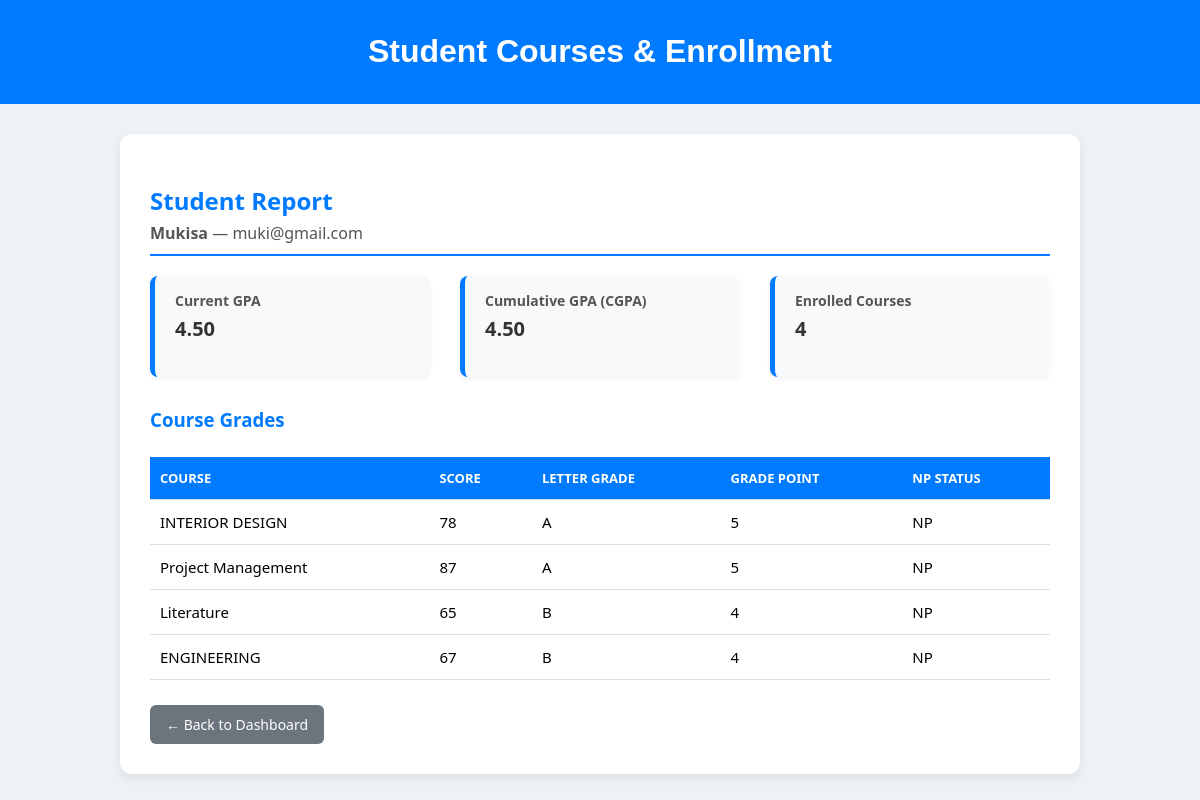
The page /reports/admin/student/1/ (signed in) on the database its author committed.
### reports/models.py (models this page shows, shortened)
class Student(models.Model):
    user = models.OneToOneField(User, on_delete=models.CASCADE, null=True, blank=True)
    name = models.CharField(max_length=200)
    email = models.EmailField(unique=True)
    gpa = models.FloatField(default=0)  # New field for GPA

class Grade(models.Model):
    student = models.ForeignKey(Student, on_delete=models.CASCADE)
    course = models.ForeignKey(Course, on_delete=models.CASCADE)
    score = models.IntegerField()
    letter = models.CharField(max_length=2, blank=True)  # new field
    @property
    def grade_point(self):
        LETTER_POINTS = {
            'A': 5,
            'B': 4,
            'C': 3,
            'D': 2,
            'F': 0,
        }
        return LETTER_POINTS.get(self.letter, 0)
    @property
    def np_status(self):
        if self.letter in ['A', 'B', 'C', 'D']:
            return "NP"
        return "BNP"  # Not in Normal Progress

class Course(models.Model):
    name = models.CharField(max_length=200)
    code = models.CharField(max_length=200)
    credit_units = models.IntegerField()
    lecturer = models.CharField(max_length=200)
    students = models.ManyToManyField(Student, related_name='courses', blank=True)

### reports/views.py (the view)
# urls.py: path('admin/student/<int:student_id>/', views.student_report, name='student_report'),
@login_required
@user_passes_test(admin_required)
def student_report(request, student_id):
    student = get_object_or_404(Student, id=student_id)
    grades = Grade.objects.filter(student=student)
    gpa = calculate_gpa(student)
    cgpa = calculate_cgpa(student)
    context = {
        'student': student,
        'grades': grades,
        'gpa': gpa,
        'cgpa': cgpa,
    }
    return render(request, 'reports/student_report.html', context)

### reports/utils.py (called while the page is built)
def calculate_gpa(student):
    grades = Grade.objects.filter(student=student)
    if not grades.exists():
        return 0  # GPA
    total_points = 0
    total_credits = 0
    for grade in grades:
        points = LETTER_POINTS.get(grade.letter, 0)
        total_points += points * grade.course.credit_units
        total_credits += grade.course.credit_units
    gpa = total_points / total_credits if total_credits else 0
    return round(gpa, 2)

def calculate_cgpa(student):
    grades = student.grade_set.all()  # all grades for the student
    total_points = 0
    total_credits = 0
    for grade in grades:
        points = LETTER_POINTS.get(grade.letter, 0)
        total_points += points * grade.course.credit_units
        total_credits += grade.course.credit_units
    if total_credits == 0:
        return 0
    return round(total_points / total_credits, 2)

### reports/templates/reports/student_report.html (shortened to what this page needs)
{% extends "reports/base.html" %}
{% block content %}
<div class="report-container">
    <div class="report-header">
        <h2>Student Report</h2>
        <p><strong>{{ student.name }}</strong> — {{ student.email }}</p>
    </div>
    <div class="summary">
        <div class="summary-card">
            <h4>Current GPA</h4>
            <p>{{ gpa|floatformat:2 }}</p>
        </div>
        <div class="summary-card">
            <h4>Cumulative GPA (CGPA)</h4>
            <p>{{ cgpa|floatformat:2 }}</p>
        </div>
        <div class="summary-card">
            <h4>Enrolled Courses</h4>
            <p>{{ grades|length  }}</p>
        </div>
    </div>
    <h3 style="margin-top: 30px; color: #007bff;">Course Grades</h3>
    <table>
        <thead>
            <tr>
                <th>Course</th>
                <th>Score</th>
                <th>Letter Grade</th>
                <th>Grade Point</th>
                <th>NP Status</th>
            </tr>
        </thead>
        <tbody>
            {% for grade in grades %}
            <tr>
                <td>{{ grade.course.name }}</td>
                <td>{{ grade.score }}</td>
                <td>{{ grade.letter }}</td>
                <td>{{ grade.grade_point }}</td>
                <td>{{ grade.np_status }}</td>
            </tr>
            {% empty %}
            <tr><td colspan="5" class="no-data">No grades available for this student.</td></tr>
            {% endfor %}
        </tbody>
    </table>
    <a href="{% url 'admin_dashboard' %}" class="back-btn">← Back to Dashboard</a>
</div>
{% endblock %}

### reports/templates/reports/base.html (style rules this page uses)
body { font-family: Arial, sans-serif; background-color: #eef1f5; margin: 0; padding: 0; }

### reports/templates/reports/student_report.html (style rules this page uses)
.report-container { background: #fff; padding: 30px; border-radius: 12px; box-shadow: 0 4px 12px rgba(0,0,0,0.08); margin: 30px auto; max-width: 900px; font-family: "Segoe UI", Tahoma, Geneva, Verdana, sans-serif; }
.report-header { border-bottom: 2px solid #007bff; margin-bottom: 20px; padding-bottom: 10px; }
.report-header h2 { color: #007bff; margin-bottom: 5px; font-weight: 600; }
.report-header p { color: #555; margin: 0; }
.summary { display: flex; gap: 30px; margin: 20px 0; flex-wrap: wrap; }
.summary-card { flex: 1; min-width: 200px; background: #f8f9fa; border-left: 5px solid #007bff; border-radius: 8px; padding: 15px 20px; box-shadow: 0 2px 5px rgba(0,0,0,0.05); }
.summary-card h4 { margin: 0; font-size: 14px; color: #555; }
.summary-card p { font-size: 20px; font-weight: bold; color: #333; margin-top: 5px; }
table { width: 100%; border-collapse: collapse; margin-top: 25px; font-size: 15px; }
th, td { padding: 12px 10px; border-bottom: 1px solid #ddd; text-align: left; }
th { background-color: #007bff; color: white; text-transform: uppercase; font-size: 13px; }
.back-btn { display: inline-block; margin-top: 25px; background: #6c757d; color: white; padding: 10px 16px; border-radius: 6px; text-decoration: none; font-size: 14px; transition: background 0.3s ease; }

### rows shown on the page
Student: name "Mukisa", email "muki@gmail.com"
Grade: course.name "INTERIOR DESIGN", score "78", letter "A", grade_point "5", np_status "NP"
Grade: course.name "Project Management", score "87", letter "A", grade_point "5", np_status "NP"
Grade: course.name "Literature", score "65", letter "B", grade_point "4", np_status "NP"
Grade: course.name "ENGINEERING", score "67", letter "B", grade_point "4", np_status "NP"

### other values the page prints
{{ gpa|floatformat:2 }} "4.50"
{{ cgpa|floatformat:2 }} "4.50"
{{ grades|length }} "4"
